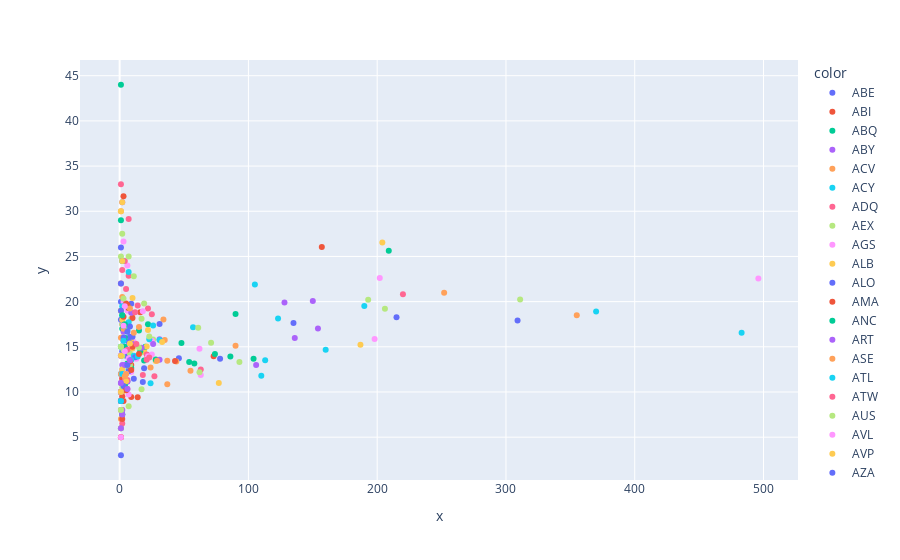

Notebook code for this chart:
### Code cell
import plotly.express as go
plt.figure(figsize=(12, 8))

fig=go.scatter(x=taxi_out[('taxi_out', 'count')], y=taxi_out[('taxi_out', 'mean')], color=taxi_out['origin'])
fig.show()
